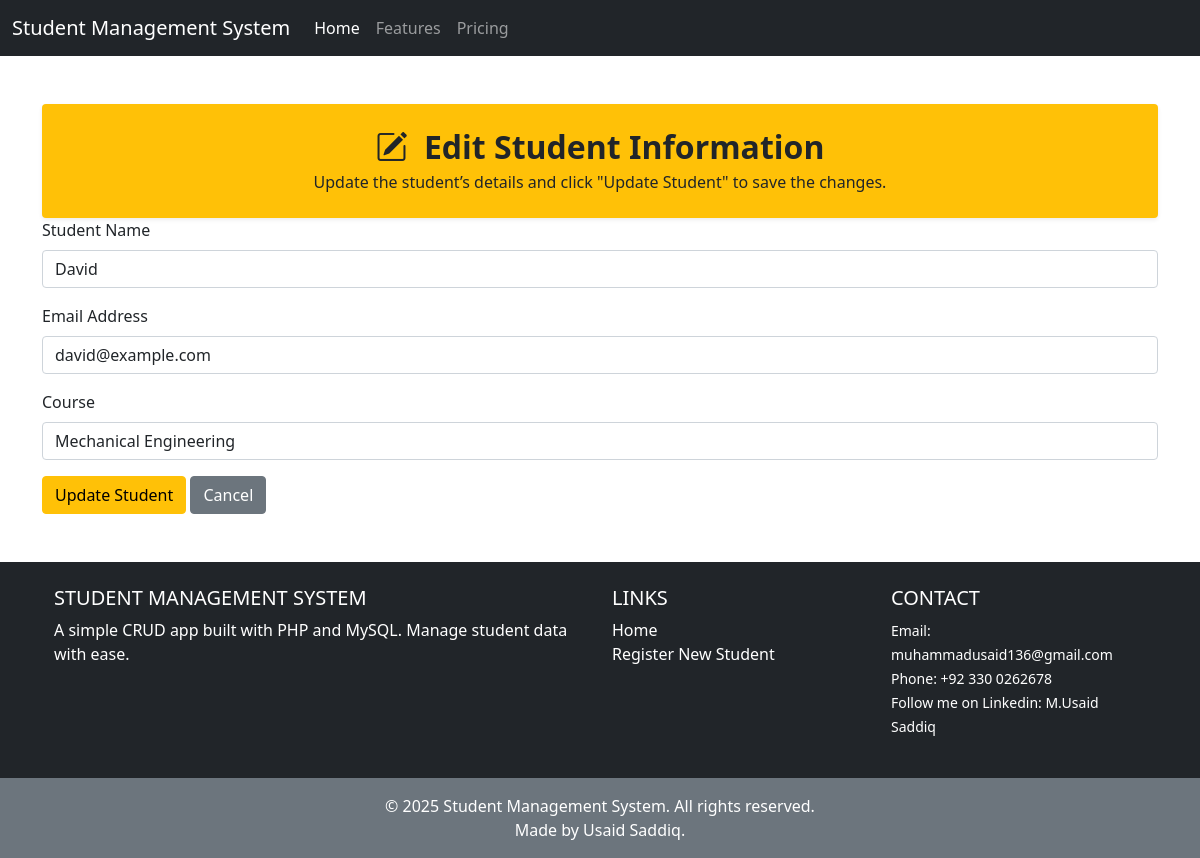
The app's page /edit.php?id=4 with its own data.
### tables this page shows
CREATE TABLE `students` (
  `id` int(11) NOT NULL,
  `name` varchar(100) NOT NULL,
  `email` varchar(100) NOT NULL,
  `course` varchar(100) NOT NULL,
  `registration_date` date DEFAULT curdate()
);

### edit.php (the view, shortened to what this page needs)
<?php
include "config.php";
if (isset($_GET['id']) && !empty($_GET['id'])) {
    $id = intval($_GET['id']);
} else {
    echo "<div class='alert alert-danger'>Student ID is not provided!</div>";
    exit;
}
$sql = "SELECT * FROM students WHERE id = $id";
$result = mysqli_query($conn, $sql);
$student = mysqli_fetch_assoc($result);
?>
<!DOCTYPE html>
<html lang="en">
<head>
    <link href="https://cdn.jsdelivr.net/npm/bootstrap@5.0.2/dist/css/bootstrap.min.css" rel="stylesheet"
>
    <link rel="stylesheet" href="https://cdn.jsdelivr.net/npm/bootstrap-icons@1.10.5/font/bootstrap-icons.css">
</head>
<body>
    <nav class="navbar navbar-expand-lg navbar-dark bg-dark">
        <div class="container-fluid">
            <a class="navbar-brand" href="#">Student Management System </a>
            <div class="collapse navbar-collapse" id="navbarNav">
                <ul class="navbar-nav">
                    <li class="nav-item">
                        <a class="nav-link active" aria-current="page" href="#">Home</a>
                    </li>
                    <li class="nav-item">
                        <a class="nav-link" href="#">Features</a>
                    </li>
                    <li class="nav-item">
                        <a class="nav-link" href="#">Pricing</a>
                    </li>
                </ul>
            </div>
        </div>
    </nav>
    <div class="container mt-5">
        <div class="text-center bg-warning text-dark py-4 px-3 rounded shadow-sm">
            <h2 class="fw-bold mb-1">
                <i class="bi bi-pencil-square me-2"></i> Edit Student Information
            </h2>
            <p class="mb-0">Update the student’s details and click "Update Student" to save the changes.</p>
        </div>
        <form method="POST" action="edit.php?id=<?= $id; ?>">
            <div class="mb-3">
                <label for="name" class="form-label">Student Name</label>
                <input type="text" class="form-control" value="<?= htmlspecialchars($student['name']) ?>" id="name"
                    name="name">
            </div>
            <div class="mb-3">
                <label for="email" class="form-label">Email Address</label>
                <input type="email" class="form-control" value="<?= htmlspecialchars($student['email']) ?>" id="email"
                    name="email">
            </div>
            <div class="mb-3">
                <label for="course" class="form-label">Course</label>
                <input type="text" class="form-control" value="<?= htmlspecialchars($student['course']) ?>" id="course"
                    name="course">
            </div>
            <button type="submit" class="btn btn-warning">Update Student</button>
            <a href="index.php" class="btn btn-secondary">Cancel</a>
        </form>
    </div>
    <footer class="bg-dark text-white text-center text-lg-start mt-5">
        <div class="container p-4">
            <div class="row">
                <div class="col-lg-6 col-md-12 mb-4 mb-md-0">
                    <h5 class="text-uppercase">Student Management System</h5>
                    <p>A simple CRUD app built with PHP and MySQL. Manage student data with ease.</p>
                </div>
                <div class="col-lg-3 col-md-6 mb-4 mb-md-0">
                    <h5 class="text-uppercase">Links</h5>
                    <ul class="list-unstyled mb-0">
                        <li><a href="index.php" class="text-white text-decoration-none">Home</a></li>
                        <li><a href="add.php" class="text-white text-decoration-none">Register New Student</a></li>
                    </ul>
                </div>
                <div class="col-lg-3 col-md-6 mb-4 mb-md-0">
                    <h5 class="text-uppercase">Contact</h5>
                    <ul class="list-unstyled">
                        <li><small>Email: <a class="text-white text-decoration-none"
                                    href="mailto:muhammadusaid136@gmail.com">muhammadusaid136@gmail.com</a></small></li>
                        <li><small>Phone: <a class="text-white text-decoration-none" href="tel:+923300262678">+92 330
                                    0262678</a></small></li>
                        <li><small>Follow me on Linkedin: <a class="text-white text-decoration-none" href="https://www.linkedin.com/in/m-usaid-saddiq-110500320" target="_blank">M.Usaid Saddiq</a></small></li>
                                        </ul>
                </div>
            </div>
        </div>
        <div class="text-center p-3 bg-secondary">
            © <?= date("Y") ?> Student Management System. All rights reserved.<br> Made by Usaid Saddiq.
        </div>
    </footer>
</body>
</html>

### records on screen
students: name "David", email "david@example.com", course "Mechanical Engineering"
